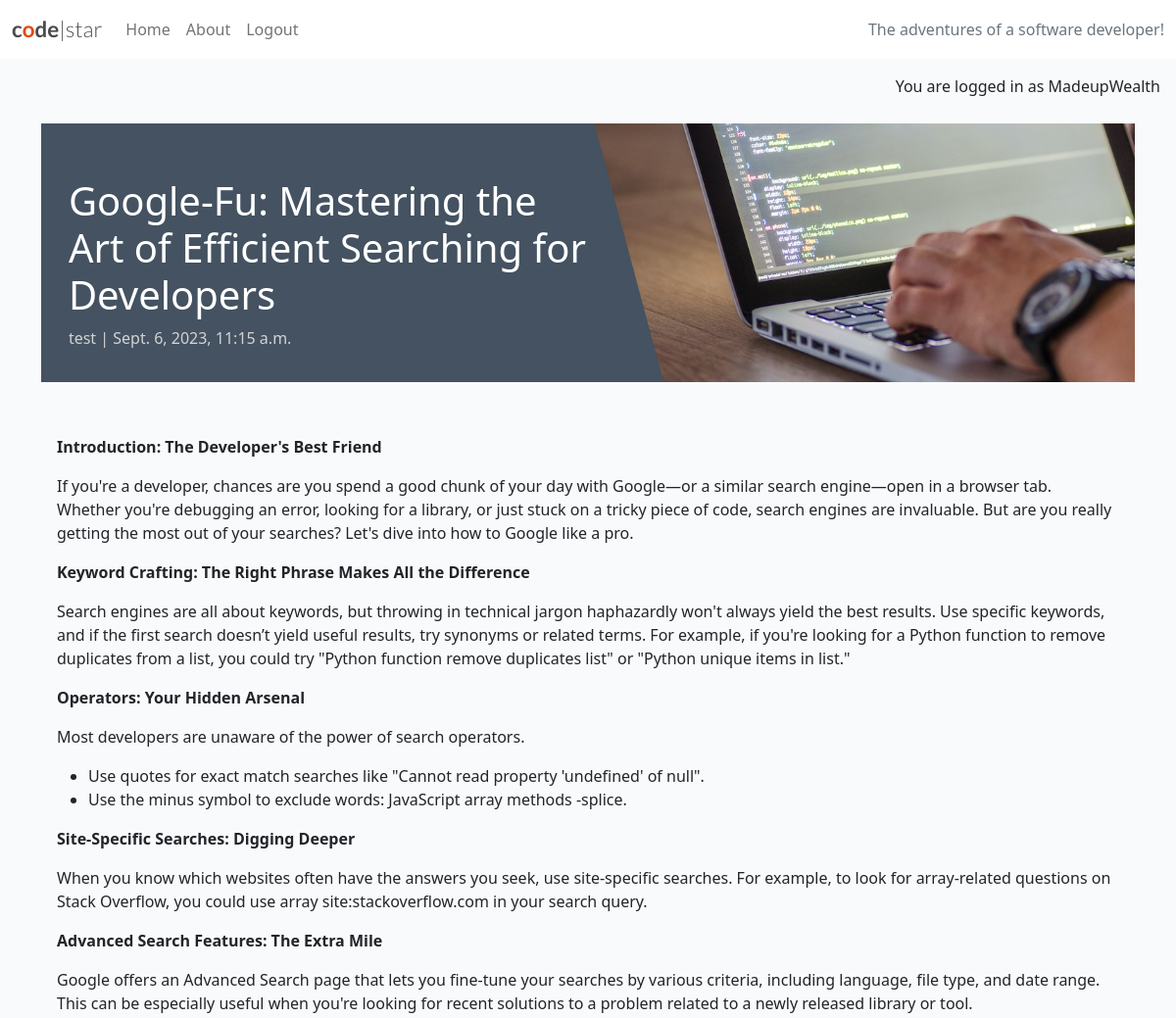
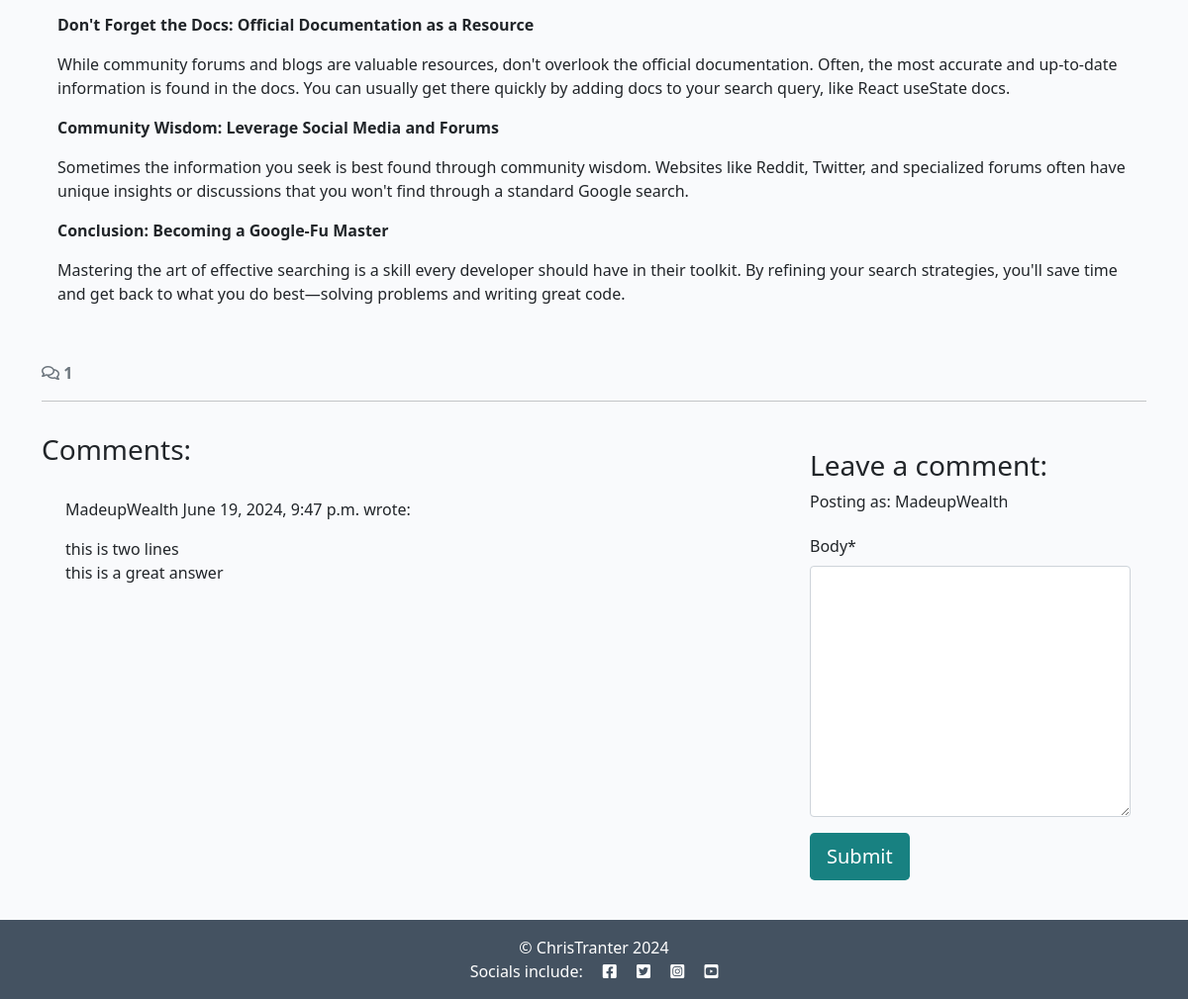
Screenshot of /google-fu-mastering-the-art-of-efficient-searching-for-developers/ (signed in) with the database file from the repository (2 pictures, top to bottom).
### blog/models.py (models this page shows, shortened)
class Post(models.Model):
    title = models.CharField(max_length=200, unique=True)
    slug = models.SlugField(max_length=200, unique=True)
    author = models.ForeignKey(User, on_delete=models.CASCADE, related_name="blog_posts")
    content = models.TextField()
    created_on = models.DateTimeField(auto_now_add=True)
    status = models.IntegerField(choices=STATUS, default=0)
    excerpt = models.TextField(blank=True)
    updated_on = models.DateTimeField(auto_now=True)
    class Meta:
        ordering = ["-created_on"]

class Comment(models.Model):
    post = models.ForeignKey(Post, on_delete=models.CASCADE, related_name="comments")
    author = models.ForeignKey(User, on_delete=models.CASCADE, related_name="commenter")
    body = models.TextField()
    approved = models.BooleanField(default=False)
    created_on = models.DateTimeField(auto_now_add=True)
    class Meta:
        ordering = ["created_on"]

### blog/views.py (the view, shortened to what this page needs)
# urls.py: path('<slug:slug>/', views.post_detail, name='post_detail'),
def post_detail(request, slug):
    queryset = Post.objects.filter(status=1)
    post = get_object_or_404(queryset, slug=slug)
    comments = post.comments.all().order_by("-created_on")
    comment_count = post.comments.filter(approved=True).count()
    comment_form = CommentForm()
    return render(
        request,
        "blog/post_detail.html",
        {
            "post": post,
            "comments": comments,
            "comment_count": comment_count,
            "comment_form": comment_form,
        },
    )

### blog/forms.py
class CommentForm(forms.ModelForm):
    class Meta:
        model = Comment
        fields = ('body',)

### blog/templates/blog/post_detail.html (shortened to what this page needs)
{% extends 'base.html' %} {% block content %}
{% load static %}
{% load crispy_forms_tags %}
<div class="masthead">
    <div class="container">
        <div class="row g-0">
            <div class="col-md-6 masthead-text">
                <h1 class="post-title">{{ post.title }}</h1>
                <p class="post-subtitle">{{ post.author }} | {{ post.created_on }}</p>
            </div>
            <div class="d-none d-md-block col-md-6 masthead-image">
                <img src="{% static 'images/default.jpg' %}" class="scale" alt="placeholder">
            </div>
        </div>
    </div>
</div>
<div class="container">
    <div class="row">
        <div class="col card mb-4  mt-3 left  top">
            <div class="card-body">
                <p class="card-text">{{ post.content | safe }}</p>
            </div>
        </div>
    </div>
  <div class="row">
    <div class="col-12">
      <strong class="text-secondary">
        <i class="far fa-comments"></i> {{ comment_count }}
      </strong>
    </div>
    <div class="col-12">
      <hr>
    </div>
  </div>
  <div class="row">
    <div class="col-md-8 card mb-4  mt-3 ">
      <h3>Comments:</h3>
      <div class="card-body">
        {% for comment in comments %}
        <div class="p-2 comments
          ">
          <p class="font-weight-bold">
            {{ comment.author }}
            <span class="font-weight-normal">
              {{ comment.created_on }}
            </span> wrote:
          </p>
          <div id="comment{{ comment.id }}">
            {{ comment.body | linebreaks }}
          </div>
        </div>
        {% endfor %}
      </div>
    </div>
     <div class="col-md-4 card mb-4 mt-3">
      <div class="card-body">
        {% if user.is_authenticated %}
        <h3>Leave a comment:</h3>
        <p>Posting as: {{ user.username }}</p>
        <form id="commentForm" method="post"
          style="margin-top: 1.3em;">
          {{ comment_form | crispy }}
          <button id="submitButton" type="submit"
            class="btn btn-signup btn-lg">Submit</button>
        </form>
        {% else %}
        <p>Log in to leave a comment</p>
        {% endif %}
      </div>
    </div>
  </div>
</div>
{% endblock content %}

### templates/base.html (shortened to what this page needs)
{% load static %}
{% url 'home' as home_url %}
{% url 'about' as about_url %}
{% url 'account_login' as login_url %}
{% url 'account_signup' as signup_url %}
{% url 'account_logout' as logout_url %}
<!DOCTYPE html>
<html class="h-100" lang="en">
<head>
    <link rel="stylesheet" href="https://cdnjs.cloudflare.com/ajax/libs/font-awesome/5.15.3/css/all.min.css">
    <link href="https://cdn.jsdelivr.net/npm/bootstrap@5.0.1/dist/css/bootstrap.min.css" rel="stylesheet"
>
    <link rel="stylesheet" href="{% static 'css/style.css' %}">
</head>
<body class="d-flex flex-column h-100 main-bg">
    <nav class="navbar navbar-expand-lg navbar-light bg-white">
        <div class="container-fluid">
            <a class="navbar-brand" href="{% url 'home' %}"><span class="brand">c<span class="red-o">o</span>de<span
                        class="thin">|star</span></span></a>
            <div class="collapse navbar-collapse" id="navbarText">
                <ul class="navbar-nav me-auto mb-2 mb-lg-0">
                    <li class="nav-item">
                        <a class="nav-link {% if request.path == home_url %}active{% endif %}" aria-current="page"
                            href="{% url 'home' %}">Home</a>
                    </li>
                    <li class="nav-item">
                        <a
                          class="nav-link
                          {% if request.path == about_url %}active{%endif%}"
                          aria-current="page"
                          href="{% url 'about' %}"
                          >About</a
                        >
                    </li>
                      {% if user.is_authenticated %}
                    <li class="nav-item">
                        <a class="nav-link {% if request.path == logout_url %}active{% endif %}" aria-current="page" href="{% url 'account_logout' %}">Logout</a>
                    </li>
                    {% endif %}
                </ul>
                <span class="navbar-text text-muted">
                    The adventures of a software developer!
                </span>
            </div>
        </div>
    </nav>
    <main class="flex-shrink-0 main-bg">
        {% if user.is_authenticated %}
        <p class="text-end m-3">You are logged in as {{ user.username }}</p>
        {% else %}
        <p class="text-end m-3">You are not logged in</p>
        {% endif %}
        {% block content %}{% endblock content %}
    </main>
    <footer class="footer mt-auto py-3 dark-bg">
        <p class="m-0 text-center text-white">{% block copyright %} © ChrisTranter 2024 {% endblock copyright %}</p>
        <p class="m-0 text-center text-white">Socials include: <i class="fab fa-facebook-square ms-3"></i>
            <i class="fab fa-twitter-square ms-3"></i>
            <i class="fab fa-instagram-square ms-3"></i>
            <i class="fab fa-youtube-square ms-3"></i>
        </p>
    </footer>
</body>
</html>

### static/css/style.css (style rules this page uses)
body { background-color: #F9FAFC; }
.brand { font-family: Lato, sans-serif; font-size: 1.4rem; font-weight: 700; color: #4A4A4F; }
.red-o { color: #E84610; }
.thin { font-weight: 300; }
.dark-bg { background-color: #445261; }
.main-bg { background-color: #F9FAFC; }
.card { border: none; background-color: transparent; }
.scale { width: 100%; height: auto; }
.masthead { margin-top: 10px; overflow: hidden; position: relative; display: inline-block; height: 33vh; width: 100%; }
.masthead-text { background-color: #445261; color: white; position: relative; }
.masthead-image { position: relative; overflow: hidden; }
.masthead-image:after { content: ""; position: absolute; top: 0; right: 90%; height: 100%; width: 150%; background: #445261; -webkit-transform: skew(15deg); -moz-transform: skew(15deg); transform: skew(15deg); z-index: 100; }
.post-title { margin-top: 10%; margin-left: 5%; }
.post-subtitle { margin-left: 5%; color: lightgray; }
.btn-signup, .btn-edit { background-color: #188181; color: #fff; }

### rows the page displays
Post: title "Google-Fu: Mastering the Art of Efficient Searching for Developers", author "test", created_on "Sept. 6, 2023, 11:15 a.m.", content "Introduction: The Developer's Best Friend If you're a developer, chances are you spend a good chunk of your day with Google—or a similar search engine—open in a browser tab. Whether you're debugging an error, looking for a library, or just stuck on a tricky piece of code, search engines are invaluable. But are you really getting the most out of your searches? Let's dive into how to Google like a pro. Keyword Crafting: The Right Phrase Makes All the Difference Search engines are all about keywords, but throwing in technical jargon haphazardly won't always yield the best results. Use specific keywords, and if the first search doesn’t yield useful results, try synonyms or related terms. For…"
Comment: author "MadeupWealth", created_on "June 19, 2024, 9:47 p.m.", body "this is two lines this is a great answer"

### other values shown
{{ user.username }} "MadeupWealth"
{{ comment_count }} "1"
